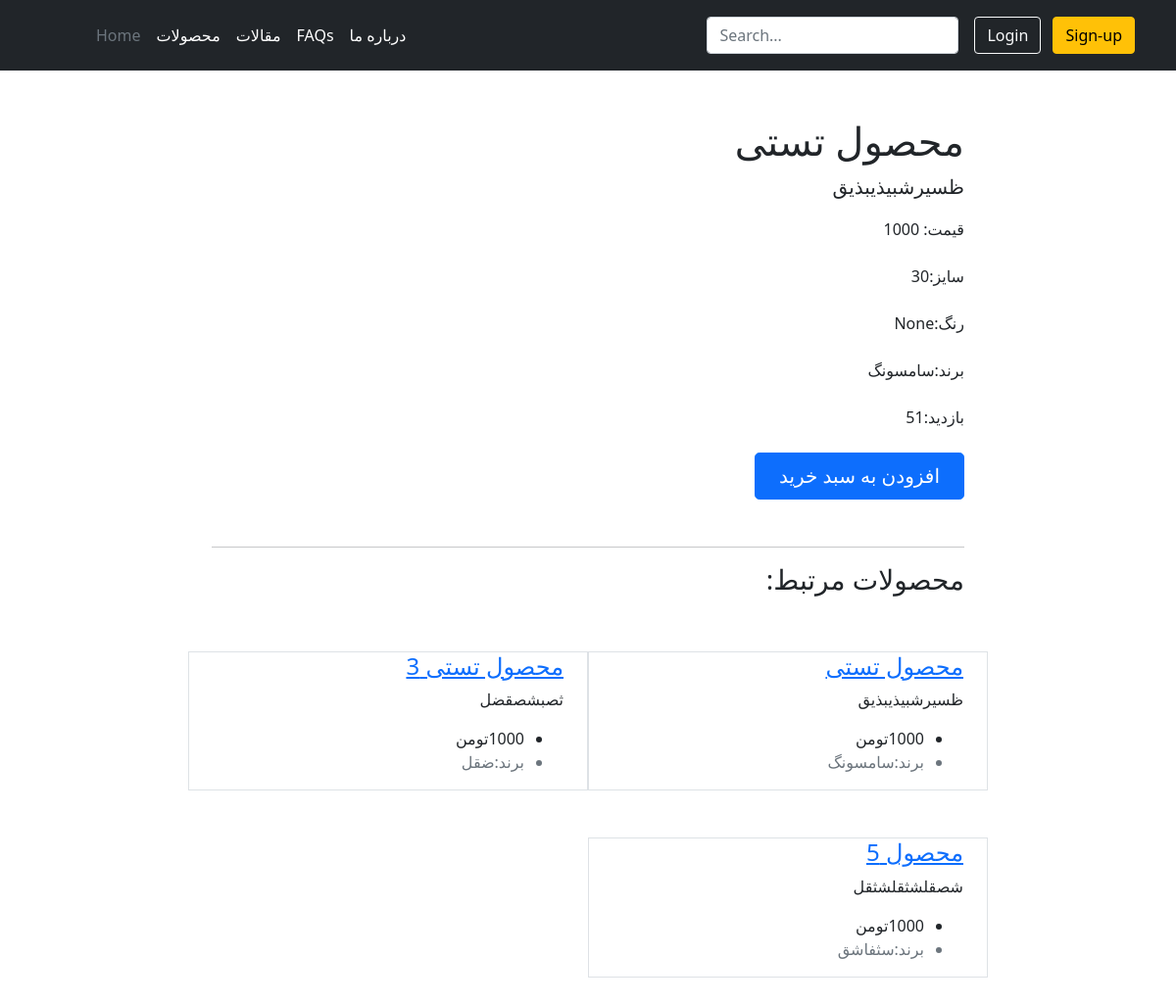
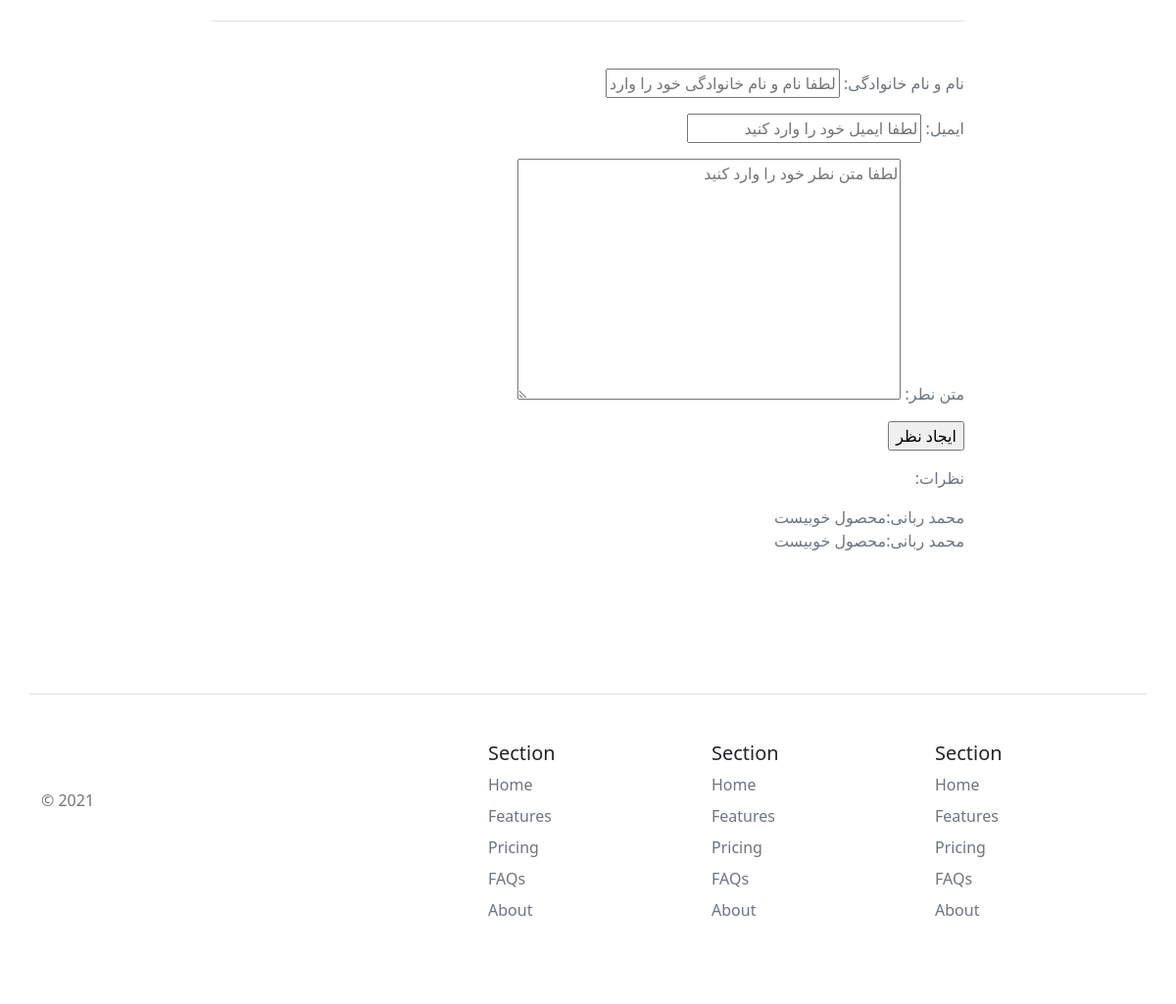
Screenshot of /product-detail/1/ with the database file from the repository (2 pictures, top to bottom).
### product/models.py (models this page shows, shortened)
class Product(models.Model):
    TYPE = (("جدید", "بله"), (" ", "خیر"))
    title = models.CharField(max_length=200, verbose_name="عنوان محصول",default="")
    description = models.TextField(verbose_name="توضیحات محصول")
    price = models.IntegerField(default="1000", blank=True, null=True, verbose_name="قیمت")
    product_size = models.CharField(max_length=500, verbose_name="سایز محصول")
    color = models.CharField(max_length=200, verbose_name="رنگ", blank=True, null=True)
    image = models.ImageField(upload_to="products", blank=True, null=True, verbose_name="تصویر محصول")
    brand = models.CharField(max_length=200, verbose_name="برند")
    new_type = models.CharField(max_length=200, choices=TYPE, default="no", verbose_name="جدید")
    special = models.BooleanField(default=False, verbose_name="محصول ویژه")
    categories = models.ManyToManyField(Category, verbose_name="دسته بندی ها")
    active = models.BooleanField(default=False, verbose_name="موجود / ناموجود")
    view = models.IntegerField(default=0, verbose_name="تعداد بازدید")
    objects = ProductManager()
    class Meta:
        verbose_name = "محصول"
        verbose_name_plural = "محصولات"

class ProductComment(models.Model):
    product = models.ForeignKey(Product, verbose_name="محصول", on_delete=models.CASCADE)
    full_name = models.CharField(max_length=200, verbose_name="نام و نام خانوادگی")
    email = models.EmailField(verbose_name="ایمیل")
    text = models.TextField(verbose_name="متن نظر")
    is_read = models.BooleanField(default=False, verbose_name="خوانده شده / نشده")
    class Meta:
        verbose_name = "نظر کاربران"
        verbose_name_plural = "نطرات کاربران درباره محصولات"

### product/views.py (the view)
# urls.py: path('product-detail/<int:pk>/',product_detail,name='product-detail'),
def product_detail(request,pk):
    product = Product.objects.get(id=pk)
    comment_form = ProductCommentForm(request.POST)
    comments = ProductComment.objects.filter(product=product, is_read=True)
    product.view += 1
    product.save()
    related_product: Product = Product.objects.get_queryset().filter(categories__product=product).all()
    if comment_form.is_valid():
        comment = ProductComment.objects.create(
            product = product,
            full_name = comment_form.cleaned_data['full_name'],
            email = comment_form.cleaned_data['email'],
            text = comment_form.cleaned_data['text'],
        )
        comment.save()
    else:
        comment_form = ProductCommentForm()
    context = {
        'product' : product,
        'comment_form' : comment_form,
        'comments':comments,
        'related_product' : related_product,
    }
    return render(request,'product/product-detail.html',context)

### product/forms.py
class ProductCommentForm(forms.Form):
    full_name = forms.CharField(
        widget=forms.TextInput(attrs={"placeholder": "لطفا نام و نام خانوادگی خود را وارد کنید"}),
        label="نام و نام خانوادگی",
        validators=[
            validators.MaxLengthValidator(200, "نام و نام خانوادگی نمیتواند بیشتر از 200 کاراکتر باشد")
        ]
    )
    email = forms.EmailField(
        widget=forms.EmailInput(attrs={"placeholder": "لطفا ایمیل خود را وارد کنید"}),
        label="ایمیل",
        validators=[
            validators.EmailValidator(200, "ایمیل نمیتواند بیشتر از 200 کاراکتر باشد")
        ]
    )
    text = forms.CharField(
        widget=forms.Textarea(attrs={"placeholder": "لطفا متن نطر خود را وارد کنید"}),
        label="متن نطر",
    )

### product/templates/product/product-detail.html (shortened to what this page needs)
{% extends 'base/main.html' %}
{% block body %}
<div class="col-lg-8 mx-auto p-3 py-md-5" dir="rtl">
    <main>
      <h1>{{product.title}}</h1>
      <p class="fs-5 col-md-8">{{product.description}}</p>
      قیمت: <span>{{product.price}}</span>
      <br><br>
      سایز:{{product.product_size}}
      <br><br>
      رنگ:{{product.color}}
      <br><br>
      برند:{{product.brand}}
      <br><br>
      بازدید:{{product.view}}
      <br><br>
      <div class="mb-5">
        <a href="" class="btn btn-primary btn-lg px-4">افزودن به سبد خرید</a>
      </div>
      <hr>
      <div class="row g-5">
        <h3>محصولات مرتبط:</h3>
        {% for product in related_product %}
        <div class="col-md-6 border">
          <h4><a href="{{product.get_absolut_url}}">{{product.title}}</a></h4>
          <p>{{product.description}}</p>
          <ul class="icon-list">
            <li>{{product.price}}تومن</li>
            <li class="text-muted">برند:{{product.brand}}</li>
          </ul>
        </div>
        {% endfor %}
      </div>
    </main>
    <footer class="pt-5 my-5 text-muted border-top">
      <form method="POST">
        {{comment_form.as_p}}
        <input type="submit" value="ایجاد نظر">
      </form>
      <p dir="rtl">نظرات:</p>
      {% for comment in comments %}
        {{comment.full_name}}:{{comment.text}}<br>
      {% endfor %}
    </footer>
  </div>
{% endblock body %}

### rows the page displays
Product: title "محصول تستی", description "ظسیرشبیذیبذیق", price "1000", product_size "30", color "None", brand "سامسونگ", view "51"
Product: title "محصول تستی 3", description "ثصبشصقضل", price "1000", brand "ضقل"
Product: title "محصول 5", description "شصقلشثقلشثقل", price "1000", brand "سثفاشق"
ProductComment: full_name "محمد ربانی", text "محصول خوبیست"
ProductComment: full_name "محمد ربانی", text "محصول خوبیست"
